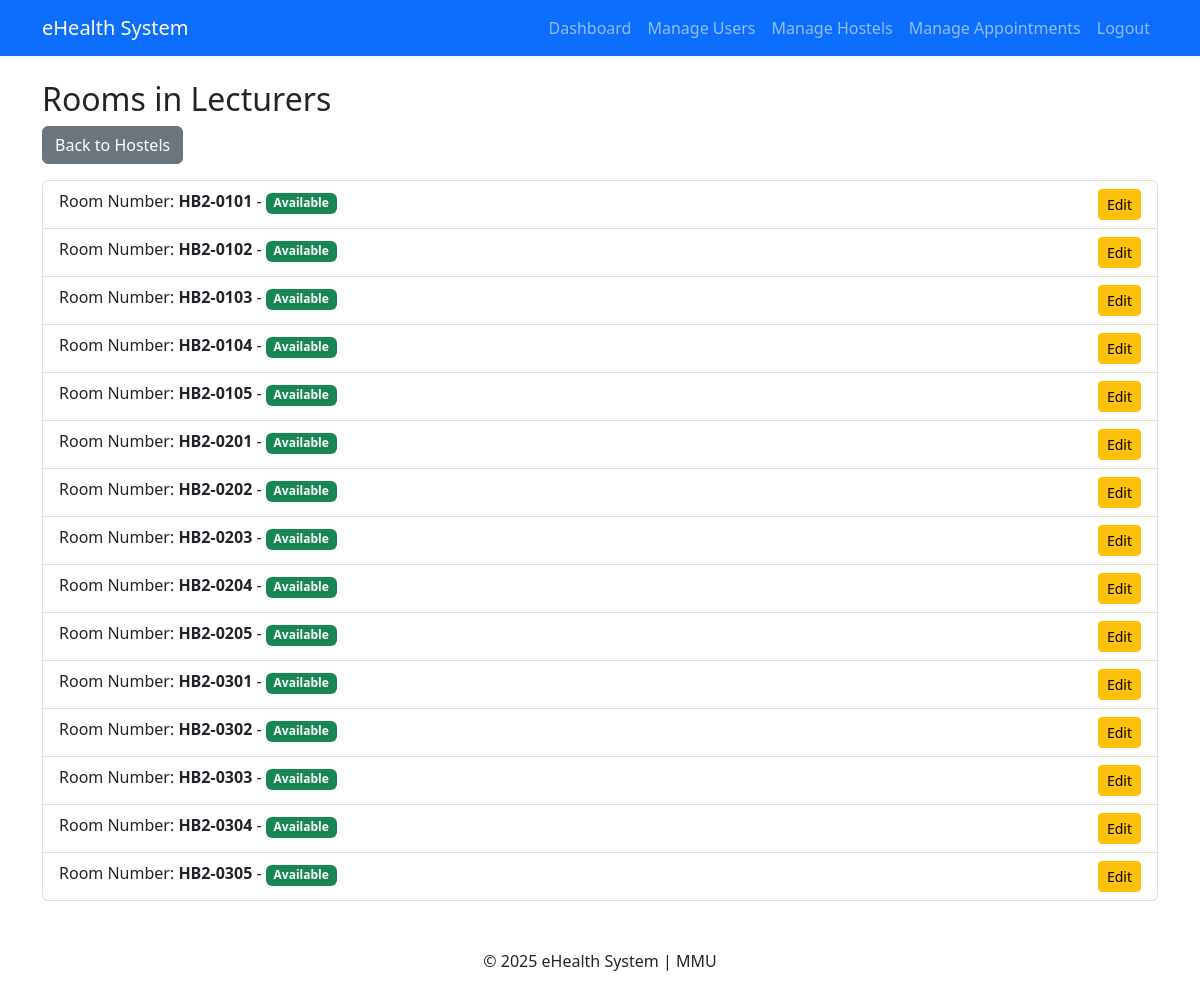
The app's page /hostels/2/rooms/ (signed in), older data.
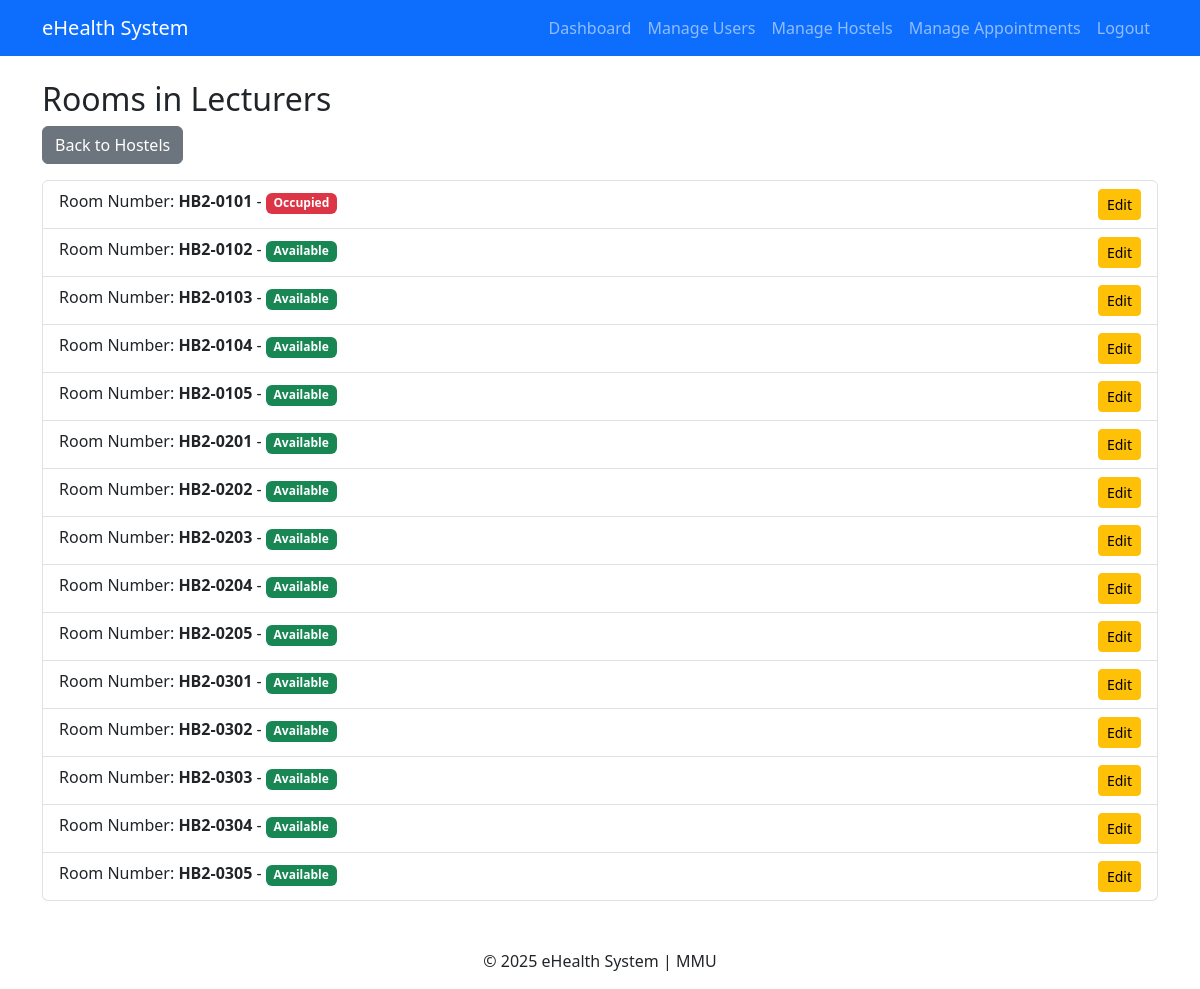
The same page, newer data.
### hostels/models.py (models this page shows, shortened)
class Room(models.Model):
    hostel = models.ForeignKey(
        Hostel,
        on_delete=models.CASCADE,
        related_name="rooms"  # Link rooms to their respective hostel
    )
    number = models.CharField(max_length=20, unique=True)
    resident = models.ForeignKey(
        settings.AUTH_USER_MODEL,
        on_delete=models.SET_NULL,
        null=True,
        blank=True,
        related_name="rooms_assigned"  # Unique related_name for CustomUser reverse relation
    )
    @property
    def is_occupied(self):
        return self.resident is not None

### hostels/views.py (the view)
# urls.py: path('<int:hostel_id>/rooms/', views.room_list, name='room_list'),
@login_required
def room_list(request, hostel_id):
    if request.user.role not in ['superadmin', 'admin']:
        messages.error(request, "You are not authorized to view this page.")
        return redirect('home')
    hostel = get_object_or_404(Hostel, id=hostel_id)
    rooms = hostel.rooms.all()
    return render(request, 'hostels/room_list.html', {'hostel': hostel, 'rooms': rooms})

### hostels/templates/hostels/room_list.html
{% extends 'base.html' %}
{% block content %}
  <h2>Rooms in {{ hostel.name }}</h2>
  <a href="{% url 'hostel_list' %}" class="btn btn-secondary">Back to Hostels</a>
  <ul class="list-group mt-3">
      {% for room in rooms %}
          <li class="list-group-item">
              Room Number: <strong>{{ room.number }}</strong> -
              {% if room.is_occupied %}
                  <span class="badge bg-danger">Occupied</span>
              {% else %}
                  <span class="badge bg-success">Available</span>
              {% endif %}
              <a href="{% url 'edit_room' room.id %}" class="btn btn-warning btn-sm float-end">Edit</a>
          </li>
      {% empty %}
          <li class="list-group-item text-muted">No rooms available in this hostel.</li>
      {% endfor %}
  </ul>
{% endblock %}

Row changes from the older to the newer data that the page shows:
changed Room "HB2-0101": resident_id "Available" → "Occupied"
